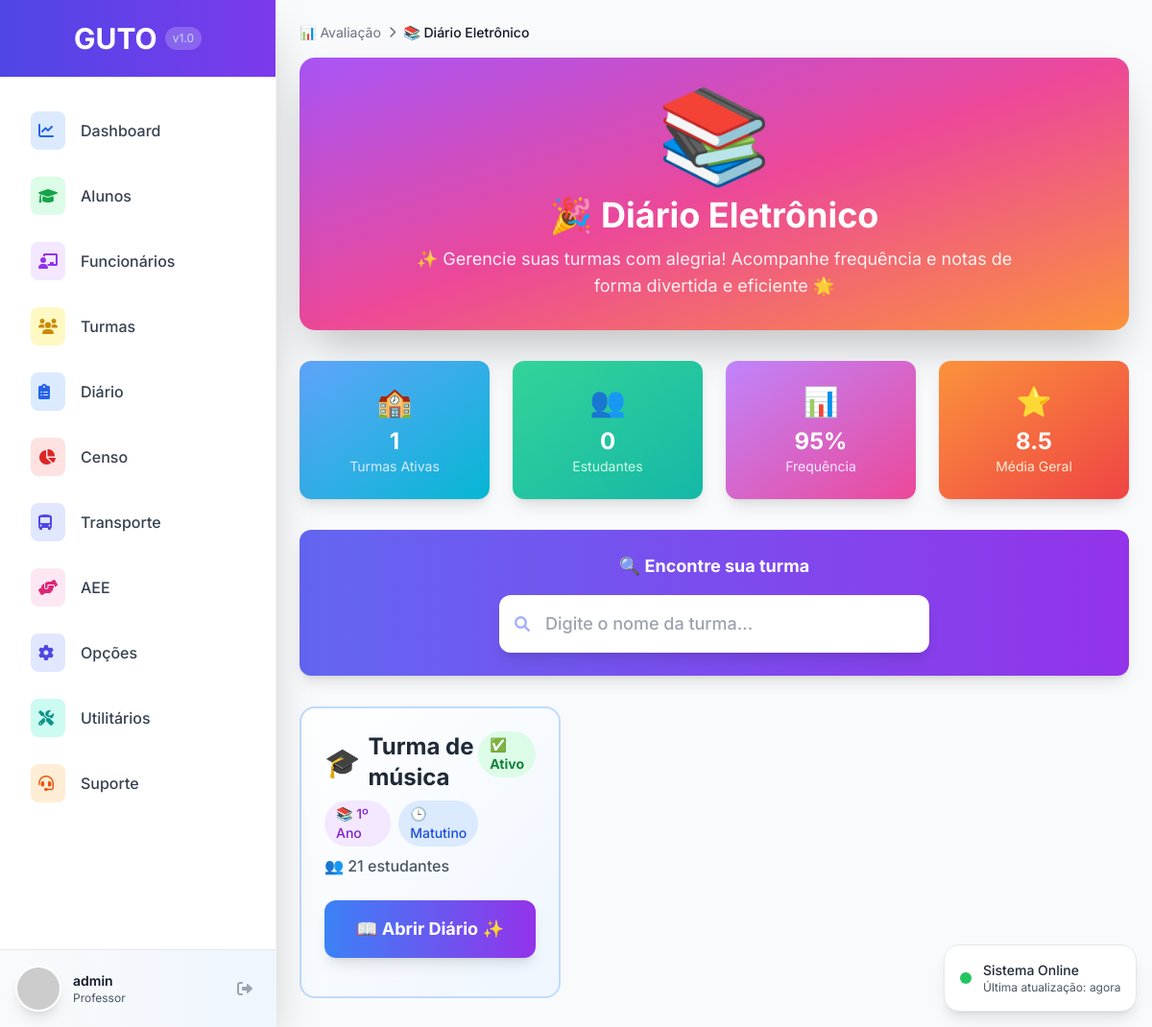
The app's page /diario/ (signed in), older data.
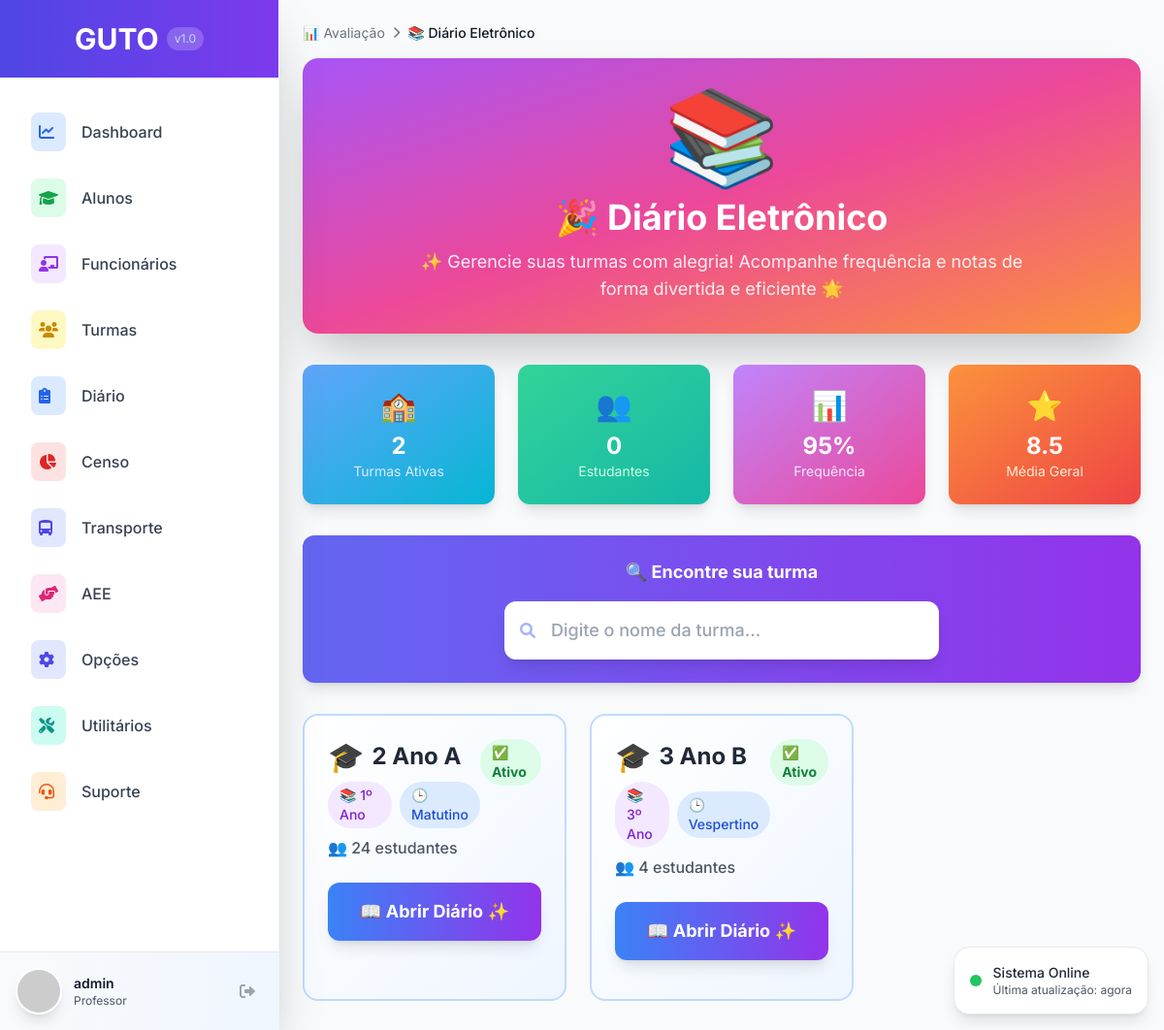
The same page, newer data.
### avaliacao/models.py (models this page shows, shortened)
class Turma(models.Model):
    TIPO_ENSINO_CHOICES = [
        ('EDUCACAO_INFANTIL', 'Educação Infantil'),
        ('ENSINO_FUNDAMENTAL_I', 'Ensino Fundamental I'),
        ('ENSINO_FUNDAMENTAL_II', 'Ensino Fundamental II'),
        ('ENSINO_MEDIO', 'Ensino Médio'),
    ]
    ANO_SERIE_CHOICES = [
        ('BERÇARIO', 'Berçário'),
        ('MATERNAL_I', 'Maternal I'),
        ('MATERNAL_II', 'Maternal II'),
        ('PRE_I', 'Pré I'),
        ('PRE_II', 'Pré II'),
        ('1_ANO', '1º Ano'),
        ('2_ANO', '2º Ano'),
        ('3_ANO', '3º Ano'),
        ('4_ANO', '4º Ano'),
        ('5_ANO', '5º Ano'),
        ('6_ANO', '6º Ano'),
        ('7_ANO', '7º Ano'),
        ('8_ANO', '8º Ano'),
        ('9_ANO', '9º Ano'),
        ('1_ANO_EM', '1º Ano'),
        ('2_ANO_EM', '2º Ano'),
        ('3_ANO_EM', '3º Ano'),
    ]
    TURNO_CHOICES = [
        ('MATUTINO', 'Matutino'),
        ('VESPERTINO', 'Vespertino'),
        ('NOTURNO', 'Noturno'),
        ('INTEGRAL', 'Integral'),
    ]
    nome = models.CharField(max_length=255, verbose_name="Nome da Turma")
    periodo_letivo = models.CharField(max_length=4, default=str(date.today().year), verbose_name="Período Letivo")
    tipo_ensino = models.CharField(max_length=50, choices=TIPO_ENSINO_CHOICES, verbose_name="Tipo de Ensino")
    ano_serie = models.CharField(max_length=50, choices=ANO_SERIE_CHOICES, verbose_name="Ano/Série")
    turno = models.CharField(max_length=20, choices=TURNO_CHOICES, verbose_name="Turno")
    diario_fechado = models.BooleanField(default=False, verbose_name="Diário Fechado")
    vagas_total = models.IntegerField(default=30, verbose_name="Total de Vagas")
    data_criacao = models.DateTimeField(auto_now_add=True, verbose_name="Data de Criação", null=True, blank=True)
    usuario_criacao = models.ForeignKey(User, on_delete=models.PROTECT, verbose_name="Criado por", null=True, blank=True)
    class Meta:
        verbose_name = "Turma"
        verbose_name_plural = "Turmas"
        unique_together = ['nome', 'periodo_letivo']
        ordering = ['periodo_letivo', 'ano_serie', 'nome']
    def get_total_alunos(self):
        return self.enturmacoes.filter(ativo=True).count()

### avaliacao/views.py (the view)
# urls.py: path('', views.diario_home, name='home'),
@login_required
def diario_home(request):
    turmas = Turma.objects.all().order_by('nome')
    context = {
        'turmas': turmas,
        'page_title': 'Diário Eletrônico'
    }
    return render(request, 'avaliacao/diario_home.html', context)

### templates/avaliacao/diario_home.html (shortened to what the changed rows need)
{% extends 'base.html' %}
{% block content %}
<div class="max-w-7xl mx-auto">
    <div class="mb-8">
        <div class="bg-gradient-to-br from-purple-500 via-pink-500 to-orange-400 rounded-2xl shadow-2xl p-8 text-white">
            <div class="text-center">
                <h1 class="text-4xl font-bold mb-3">🎉 Diário Eletrônico</h1>
            </div>
        </div>
    </div>
    <div class="grid grid-cols-1 md:grid-cols-4 gap-6 mb-8">
        <div class="bg-gradient-to-br from-blue-400 to-cyan-500 rounded-xl shadow-lg p-6 text-center text-white">
            <div class="text-3xl mb-2">🏫</div>
            <div class="text-2xl font-bold">{{ turmas|length }}</div>
            <div class="text-sm text-blue-100">Turmas Ativas</div>
        </div>
                {% widthratio 0 1 0 as total_alunos %}
                {% for turma in turmas %}
                    {% widthratio turma.get_total_alunos|default:0 1 1 as alunos %}
                    {% widthratio total_alunos|add:alunos 1 1 as total_alunos %}
                {% endfor %}
    </div>
    <div class="grid grid-cols-1 md:grid-cols-2 lg:grid-cols-3 gap-6">
        {% for turma in turmas %}
        <div class="bg-gradient-to-br from-white to-blue-50 border-2 border-blue-200 rounded-2xl p-6 hover:shadow-2xl hover:scale-105 transition-all duration-300 diary-card">
            <div class="flex items-start justify-between mb-6">
                <div>
                    <h3 class="text-2xl font-bold text-gray-800 mb-2 flex items-center">
                        <span class="text-3xl mr-2">🎓</span>
                        {{ turma.nome }}
                    </h3>
                    <div class="flex items-center space-x-2 text-sm">
                        <span class="bg-purple-100 text-purple-700 px-3 py-1 rounded-full font-medium">
                            📚 {{ turma.get_ano_serie_display }}
                        </span>
                        <span class="bg-blue-100 text-blue-700 px-3 py-1 rounded-full font-medium">
                            🕒 {{ turma.get_turno_display }}
                        </span>
                    </div>
                    <div class="mt-2 text-gray-600 font-medium">
                        👥 {{ turma.get_total_alunos|default:0 }} estudantes
                    </div>
                </div>
                <div class="flex items-center space-x-2">
                    {% if turma.diario_fechado %}
                        <div class="bg-red-100 text-red-700 px-3 py-1 rounded-full text-sm font-bold">
                            🔒 Fechado
                        </div>
                    {% else %}
                        <div class="bg-green-100 text-green-700 px-3 py-1 rounded-full text-sm font-bold">
                            ✅ Ativo
                        </div>
                    {% endif %}
                </div>
            </div>
            <div class="mb-4">
                <a href="{% url 'diario:turma' turma.pk %}"
                   class="block w-full text-center px-6 py-4 bg-gradient-to-r from-blue-500 to-purple-600 hover:from-blue-600 hover:to-purple-700 text-white font-bold rounded-xl transition-all duration-300 shadow-lg transform hover:scale-105 text-lg">
                    📖 Abrir Diário ✨
                </a>
            </div>
        </div>
        {% endfor %}
    </div>
</div>
{% endblock %}

Row changes from the older to the newer data that the page shows:
changed Turma "1º Ano": nome "Turma de música" → "2 Ano A"; get_total_alunos "21" → "24"
added Turma: nome "3 Ano B", ano_serie "3º Ano", turno "Vespertino", get_total_alunos "4", diario_fechado "✅ Ativo"
Text that changed along with them:
{{ turmas|length }}: "1" → "2"
